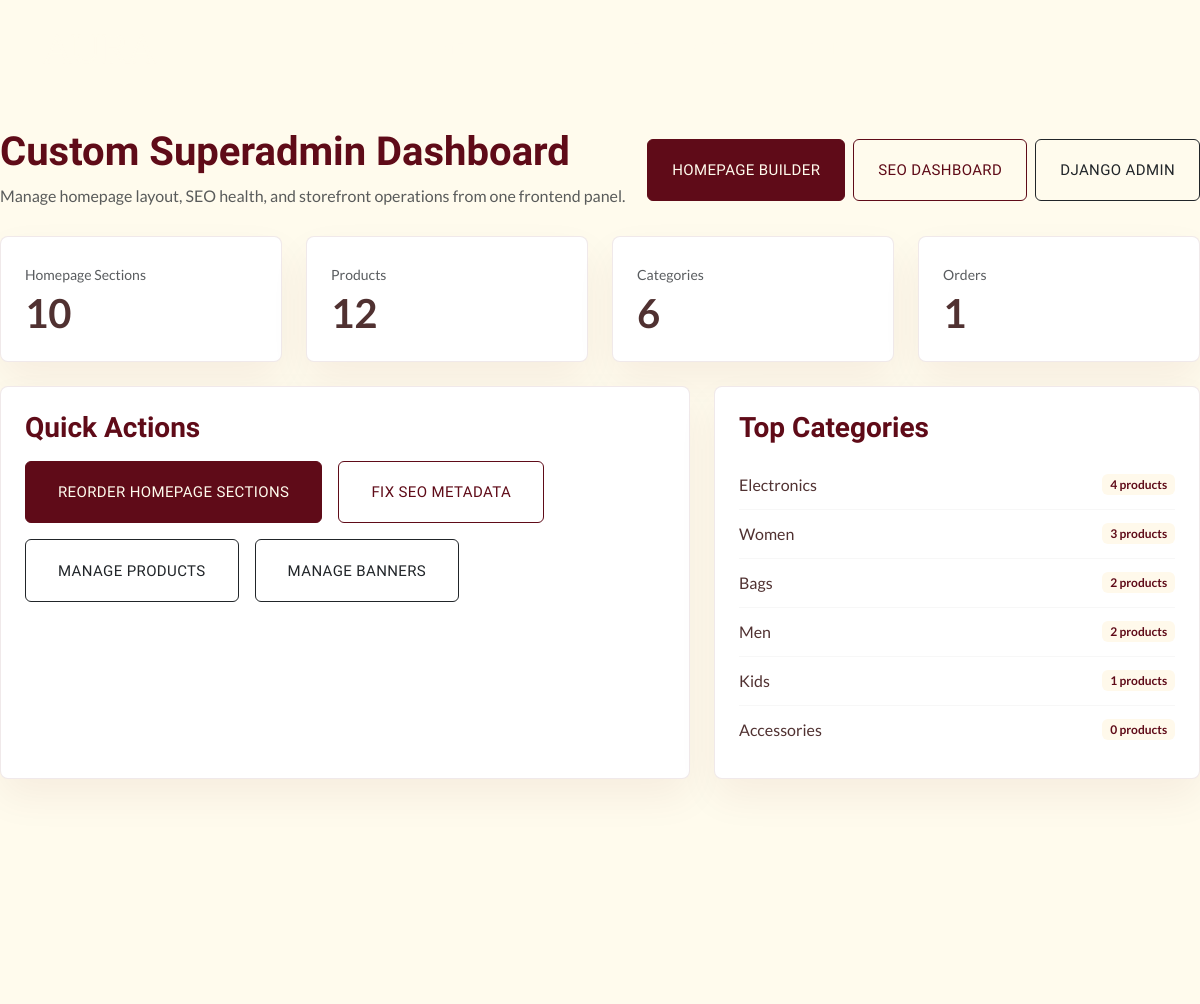
Page /superadmin/ (signed in, upper part) on the earlier database version.
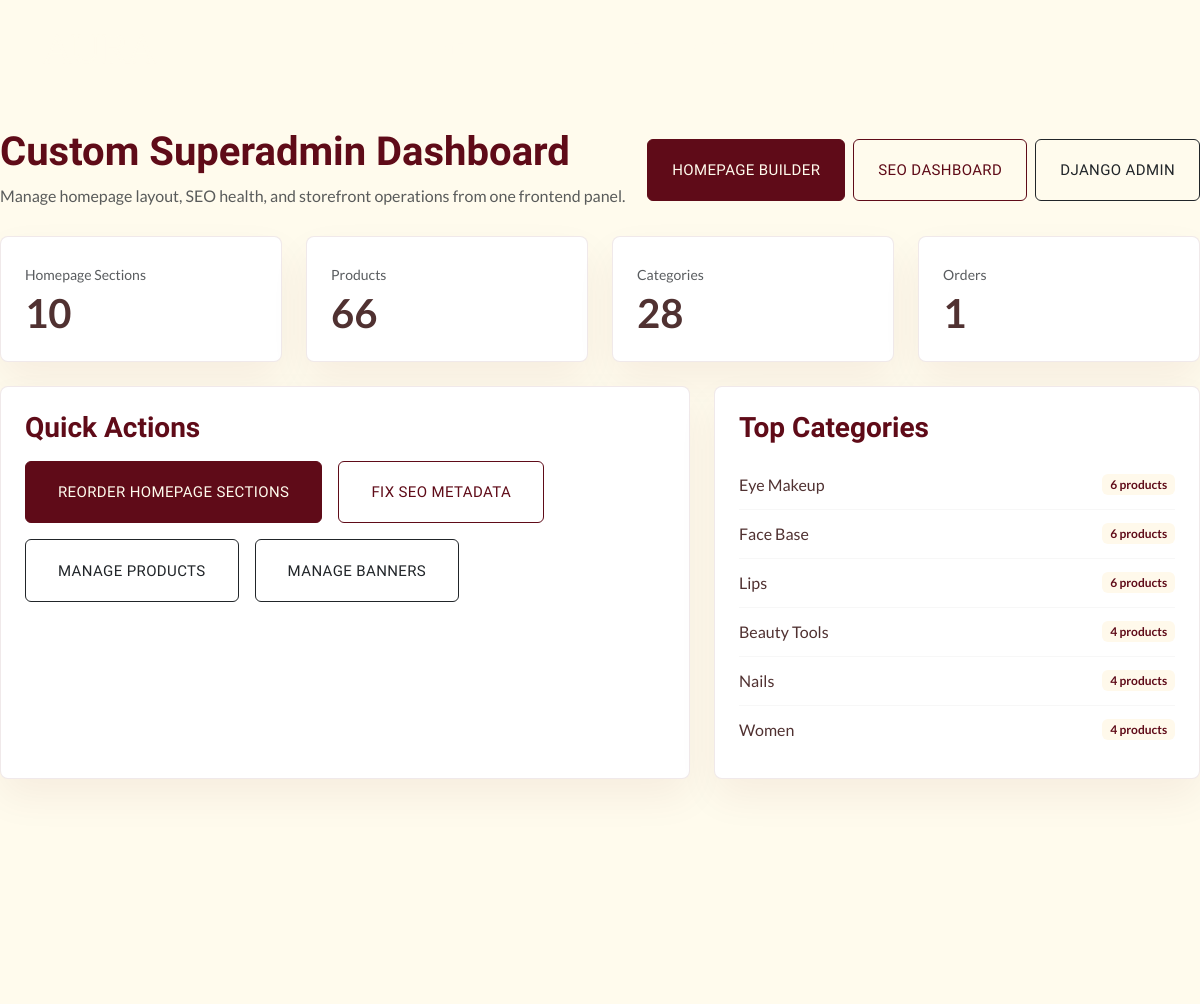
Same page on the later database version.
### catalog/models.py (models this page shows, shortened)
class Category(models.Model):
    name = models.CharField(max_length=100)
    slug = models.SlugField(unique=True, blank=True)
    description = models.TextField(blank=True)
    image = models.ImageField(upload_to='categories/', blank=True, null=True)
    parent = models.ForeignKey('self', null=True, blank=True, on_delete=models.CASCADE, related_name='children')
    is_featured = models.BooleanField(default=False)
    order = models.PositiveIntegerField(default=0)
    meta_title = models.CharField(max_length=160, blank=True)
    meta_description = models.CharField(max_length=255, blank=True)
    class Meta:
        ordering = ['order', 'name']
        verbose_name_plural = 'Categories'

### core/views.py (the view)
# urls.py: path('superadmin/', views.superadmin_dashboard, name='superadmin_dashboard'),
@staff_member_required
def superadmin_dashboard(request):
    seo_summary = {
        'products_missing_meta': Product.objects.filter(meta_title='').count() + Product.objects.filter(meta_description='').count(),
        'categories_missing_meta': Category.objects.filter(meta_title='').count() + Category.objects.filter(meta_description='').count(),
        'pages_missing_meta': StaticPage.objects.filter(meta_title='').count() + StaticPage.objects.filter(meta_description='').count(),
    }
    context = {
        'section_count': HomeSection.objects.count(),
        'product_count': Product.objects.count(),
        'category_count': Category.objects.count(),
        'order_count': Order.objects.count(),
        'seo_summary': seo_summary,
        'top_categories': Category.objects.annotate(product_total=Count('products')).order_by('-product_total', 'name')[:6],
    }
    return render(request, 'core/superadmin/dashboard.html', context)

### core/models.py (called while the page is built)
    @classmethod
    def load(cls):
        obj, _ = cls.objects.get_or_create(pk=1)
        return obj

### orders/cart_utils.py (called while the page is built, shortened)
def _cart(request, create=False):
    cart = request.session.get('cart')
    if cart is None:
        cart = {}
        if create:
            request.session['cart'] = cart
    return cart

def get_cart_items(request):
    from catalog.models import Product, ProductVariant
    cart = _cart(request)
    items = []
    subtotal = Decimal('0.00')
    if not cart:
        return items, subtotal

### orders/context_processors.py (called while the page is built)
def cart_context(request):
    items, subtotal = get_cart_items(request)
    return {
        'cart_items': items,
        'cart_subtotal': subtotal,
        'cart_count': sum(item['quantity'] for item in items),
    }

### templates/core/superadmin/dashboard.html (shortened to what this page needs)
{% extends 'base.html' %}
{% block content %}
<section class="aura-page">
  <div class="d-flex justify-content-between align-items-center mb-4 flex-wrap gap-3">
    <div>
      <h1 class="fw-bold mb-1">Custom Superadmin Dashboard</h1>
      <p class="text-muted mb-0">Manage homepage layout, SEO health, and storefront operations from one frontend panel.</p>
    </div>
    <div class="d-flex gap-2 flex-wrap">
      <a href="{% url 'core:homepage_builder' %}" class="btn btn-primary px-4">Homepage Builder</a>
      <a href="{% url 'core:seo_dashboard' %}" class="btn btn-outline-primary px-4">SEO Dashboard</a>
      <a href="/admin/" class="btn btn-outline-dark px-4">Django Admin</a>
    </div>
  </div>
  <div class="row g-4 mb-4">
    <div class="col-lg-3 col-md-6"><div class="aura-card p-4"><div class="text-muted small">Homepage Sections</div><div class="display-6 fw-bold">{{ section_count }}</div></div></div>
    <div class="col-lg-3 col-md-6"><div class="aura-card p-4"><div class="text-muted small">Products</div><div class="display-6 fw-bold">{{ product_count }}</div></div></div>
    <div class="col-lg-3 col-md-6"><div class="aura-card p-4"><div class="text-muted small">Categories</div><div class="display-6 fw-bold">{{ category_count }}</div></div></div>
    <div class="col-lg-3 col-md-6"><div class="aura-card p-4"><div class="text-muted small">Orders</div><div class="display-6 fw-bold">{{ order_count }}</div></div></div>
  </div>
  <div class="row g-4">
    <div class="col-lg-7">
      <div class="aura-card p-4 h-100">
        <h3 class="fw-bold mb-3">Quick Actions</h3>
        <div class="d-flex flex-wrap gap-3">
          <a href="{% url 'core:homepage_builder' %}" class="btn btn-primary">Reorder Homepage Sections</a>
          <a href="{% url 'core:seo_dashboard' %}" class="btn btn-outline-primary">Fix SEO Metadata</a>
          <a href="/admin/catalog/product/" class="btn btn-outline-dark">Manage Products</a>
          <a href="/admin/core/promobanner/" class="btn btn-outline-dark">Manage Banners</a>
        </div>
      </div>
    </div>
    <div class="col-lg-5">
      <div class="aura-card p-4 h-100">
        <h3 class="fw-bold mb-3">Top Categories</h3>
        <div class="list-group list-group-flush">
          {% for category in top_categories %}
          <div class="list-group-item px-0 d-flex justify-content-between align-items-center bg-transparent">
            <span>{{ category.name }}</span>
            <span class="badge bg-primary-subtle text-primary">{{ category.product_total }} products</span>
          </div>
          {% empty %}
          <p class="text-muted mb-0">No categories yet.</p>
          {% endfor %}
        </div>
      </div>
    </div>
  </div>
</section>
{% endblock %}

Differences in the rows shown:
no longer on this page (row edited): Category: name "Electronics", product_total "4"
no longer on this page (row unchanged): Category: name "Bags", product_total "2"
no longer on this page (row edited): Category: name "Men", product_total "2"
no longer on this page (row edited): Category: name "Kids", product_total "1"
no longer on this page (row unchanged): Category: name "Accessories", product_total "0"
added Category: name "Eye Makeup", product_total "6"
added Category: name "Face Base", product_total "6"
added Category: name "Lips", product_total "6"
added Category: name "Beauty Tools", product_total "4"
added Category: name "Nails", product_total "4"
changed Category "Women": product_total "3" → "4"
Other differences:
{{ product_count }}: "12" → "66"
{{ category_count }}: "6" → "28"
